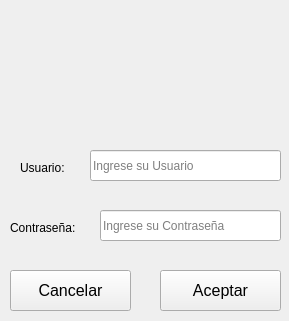
<?xml version="1.0" encoding="UTF-8"?>
<ui version="4.0">
 <class>Form</class>
 <widget class="QWidget" name="Form">
  <property name="geometry">
   <rect>
    <x>0</x>
    <y>0</y>
    <width>289</width>
    <height>321</height>
   </rect>
  </property>
  <property name="windowTitle">
   <string>Form</string>
  </property>
  <widget class="QLabel" name="label_2">
   <property name="geometry">
    <rect>
     <x>10</x>
     <y>220</y>
     <width>91</width>
     <height>16</height>
    </rect>
   </property>
   <property name="styleSheet">
    <string notr="true">font: 12pt &quot;MS Shell Dlg 2&quot;;</string>
   </property>
   <property name="text">
    <string>Contraseña:</string>
   </property>
  </widget>
  <widget class="QLineEdit" name="lineEdit_Usuario">
   <property name="geometry">
    <rect>
     <x>90</x>
     <y>150</y>
     <width>191</width>
     <height>31</height>
    </rect>
   </property>
   <property name="placeholderText">
    <string>Ingrese su Usuario</string>
   </property>
  </widget>
  <widget class="QLabel" name="label">
   <property name="geometry">
    <rect>
     <x>20</x>
     <y>160</y>
     <width>71</width>
     <height>16</height>
    </rect>
   </property>
   <property name="styleSheet">
    <string notr="true">font: 12pt &quot;MS Shell Dlg 2&quot;;</string>
   </property>
   <property name="text">
    <string>Usuario:</string>
   </property>
  </widget>
  <widget class="QPushButton" name="btn_aceptar">
   <property name="geometry">
    <rect>
     <x>160</x>
     <y>270</y>
     <width>121</width>
     <height>41</height>
    </rect>
   </property>
   <property name="font">
    <font>
     <pointsize>12</pointsize>
    </font>
   </property>
   <property name="text">
    <string>Aceptar</string>
   </property>
  </widget>
  <widget class="QPushButton" name="btn_cancelar">
   <property name="geometry">
    <rect>
     <x>10</x>
     <y>270</y>
     <width>121</width>
     <height>41</height>
    </rect>
   </property>
   <property name="font">
    <font>
     <pointsize>12</pointsize>
    </font>
   </property>
   <property name="text">
    <string>Cancelar</string>
   </property>
  </widget>
  <widget class="QLineEdit" name="lineEdit_Contrasenia">
   <property name="geometry">
    <rect>
     <x>100</x>
     <y>210</y>
     <width>181</width>
     <height>31</height>
    </rect>
   </property>
   <property name="placeholderText">
    <string>Ingrese su Contraseña</string>
   </property>
  </widget>
  <widget class="QLabel" name="label_3">
   <property name="geometry">
    <rect>
     <x>40</x>
     <y>10</y>
     <width>211</width>
     <height>131</height>
    </rect>
   </property>
   <property name="text">
    <string/>
   </property>
   <property name="pixmap">
    <pixmap>../icons/Logo.png</pixmap>
   </property>
   <property name="scaledContents">
    <bool>true</bool>
   </property>
  </widget>
 </widget>
 <resources>
  <include location="../../../../../Compu Anterior/Escritorio/Herramientas Portafolio/Iconos/archivo.qrc"/>
 </resources>
 <connections/>
</ui>
